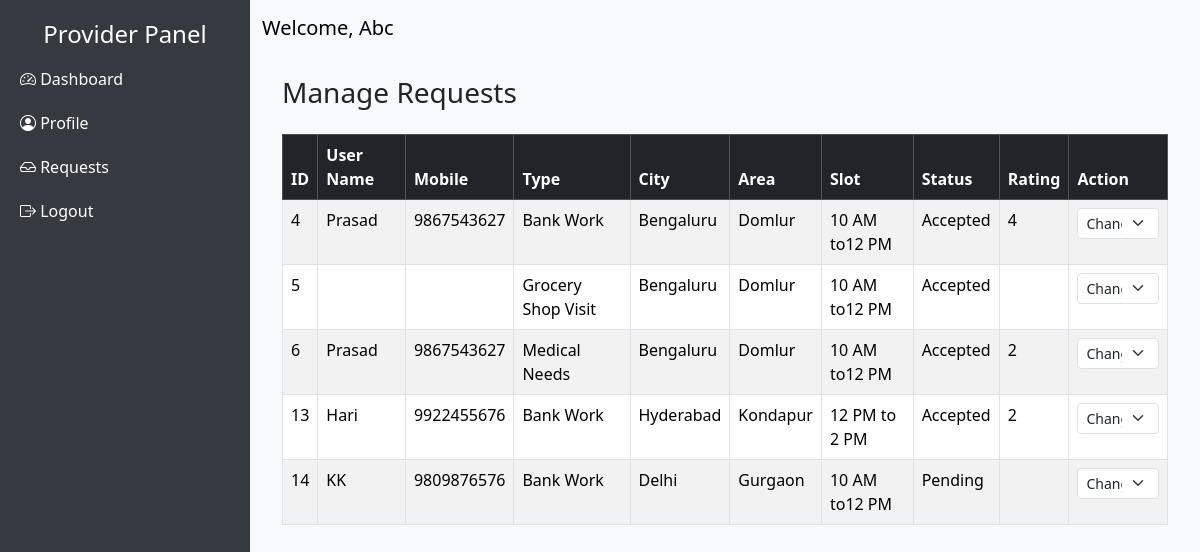
The page /manage_req.php (signed in) on the database its author committed.
### tables this page shows
CREATE TABLE `requests` (
  `request_id` int(11) NOT NULL,
  `sicker_id` varchar(20) NOT NULL,
  `user_name` varchar(100) NOT NULL,
  `user_mobile` varchar(15) NOT NULL,
  `provider_id` varchar(20) NOT NULL,
  `request_type` varchar(100) NOT NULL,
  `city` varchar(50) NOT NULL,
  `area` varchar(50) NOT NULL,
  `slot` varchar(50) NOT NULL,
  `status` varchar(20) DEFAULT 'Pending',
  `rating` int(11) DEFAULT NULL,
  `time_spent` decimal(5,2) DEFAULT NULL,
  `request_date` datetime DEFAULT current_timestamp(),
  `note` text DEFAULT NULL
);

### manage_req.php (the view, shortened to what this page needs)
<?php
include 'db.php';
$provider_id = $_SESSION['provider_id'];
$provider_name = $_SESSION['provider_name'] ?? "Provider";
$sql = "SELECT * FROM requests WHERE provider_id = ?";
$stmt = $conn->prepare($sql);
$stmt->bind_param("s", $provider_id);
$stmt->execute();
$result = $stmt->get_result();
?>
<!DOCTYPE html>
<html lang="en">
<head>
  <link href="https://cdn.jsdelivr.net/npm/bootstrap@5.3.2/dist/css/bootstrap.min.css" rel="stylesheet">
  <link href="https://cdn.jsdelivr.net/npm/bootstrap-icons/font/bootstrap-icons.css" rel="stylesheet">
</head>
<body>
<div class="sidebar">
  <h4 class="text-center text-white">Provider Panel</h4>
  <a href="provider_dashboard.php"><i class="bi bi-speedometer2"></i> Dashboard</a>
  <a href="update_provider.php"><i class="bi bi-person-circle"></i> Profile</a>
  <a href="manage_req.php"><i class="bi bi-inbox"></i> Requests</a>
  <a href="logout1.php"><i class="bi bi-box-arrow-right"></i> Logout</a>
</div>
<nav class="navbar navbar-expand-lg navbar-light bg-light">
  <div class="container-fluid">
    <span class="navbar-brand">Welcome, <?php echo htmlspecialchars($provider_name); ?></span>
  </div>
</nav>
<div class="main-content">
  <div class="container">
    <h3 class="mb-4">Manage Requests</h3>
    <?php if ($result->num_rows > 0): ?>
      <div class="table-responsive">
        <table class="table table-bordered table-striped">
          <thead class="table-dark">
            <tr>
              <th>ID</th>
              <th>User Name</th>
              <th>Mobile</th>
              <th>Type</th>
              <th>City</th>
              <th>Area</th>
              <th>Slot</th>
              <th>Status</th>
              <th>Rating</th>
              <th>Action</th>
            </tr>
          </thead>
          <tbody>
            <?php while ($row = $result->fetch_assoc()): ?>
              <tr>
                <td><?php echo $row['request_id']; ?></td>
                <td><?php echo htmlspecialchars($row['user_name']); ?></td>
                <td><?php echo htmlspecialchars($row['user_mobile']); ?></td>
                <td><?php echo htmlspecialchars($row['request_type']); ?></td>
                <td><?php echo htmlspecialchars($row['city']); ?></td>
                <td><?php echo htmlspecialchars($row['area']); ?></td>
                <td><?php echo htmlspecialchars($row['slot']); ?></td>
                <td class="status-text"><?php echo htmlspecialchars($row['status']); ?></td>
                <td><?php echo htmlspecialchars($row['rating']); ?></td>
                <td>
                  <select class="form-select form-select-sm update-status" data-id="<?php echo $row['request_id']; ?>">
                    <option value="">Change</option>
                  </select>
                </td>
              </tr>
            <?php endwhile; ?>
          </tbody>
        </table>
      </div>
    <?php else: ?>
      <div class="alert alert-info">No requests found.</div>
    <?php endif; ?>
  </div>
</div>
</body>
</html>

### manage_req.php (style rules this page uses)
body { background-color: #f8f9fa; }
.sidebar { height: 100vh; background-color: #343a40; position: fixed; width: 250px; padding-top: 20px; }
.sidebar a { color: white; padding: 10px 20px; display: block; text-decoration: none; }
.main-content { margin-left: 250px; padding: 20px; }
.navbar { margin-left: 250px; }

### rows shown on the page
requests: request_id "4", user_name "Prasad", user_mobile "9867543627", request_type "Bank Work", city "Bengaluru", area "Domlur", slot "10 AM to12 PM", status "Accepted", rating "4"
requests: request_id "5", request_type "Grocery Shop Visit", city "Bengaluru", area "Domlur", slot "10 AM to12 PM", status "Accepted"
requests: request_id "6", user_name "Prasad", user_mobile "9867543627", request_type "Medical Needs", city "Bengaluru", area "Domlur", slot "10 AM to12 PM", status "Accepted", rating "2"
requests: request_id "13", user_name "Hari", user_mobile "9922455676", request_type "Bank Work", city "Hyderabad", area "Kondapur", slot "12 PM to 2 PM", status "Accepted", rating "2"
requests: request_id "14", user_name "KK", user_mobile "9809876576", request_type "Bank Work", city "Delhi", area "Gurgaon", slot "10 AM to12 PM", status "Pending"

### other values the page prints
$provider_name "Abc"
